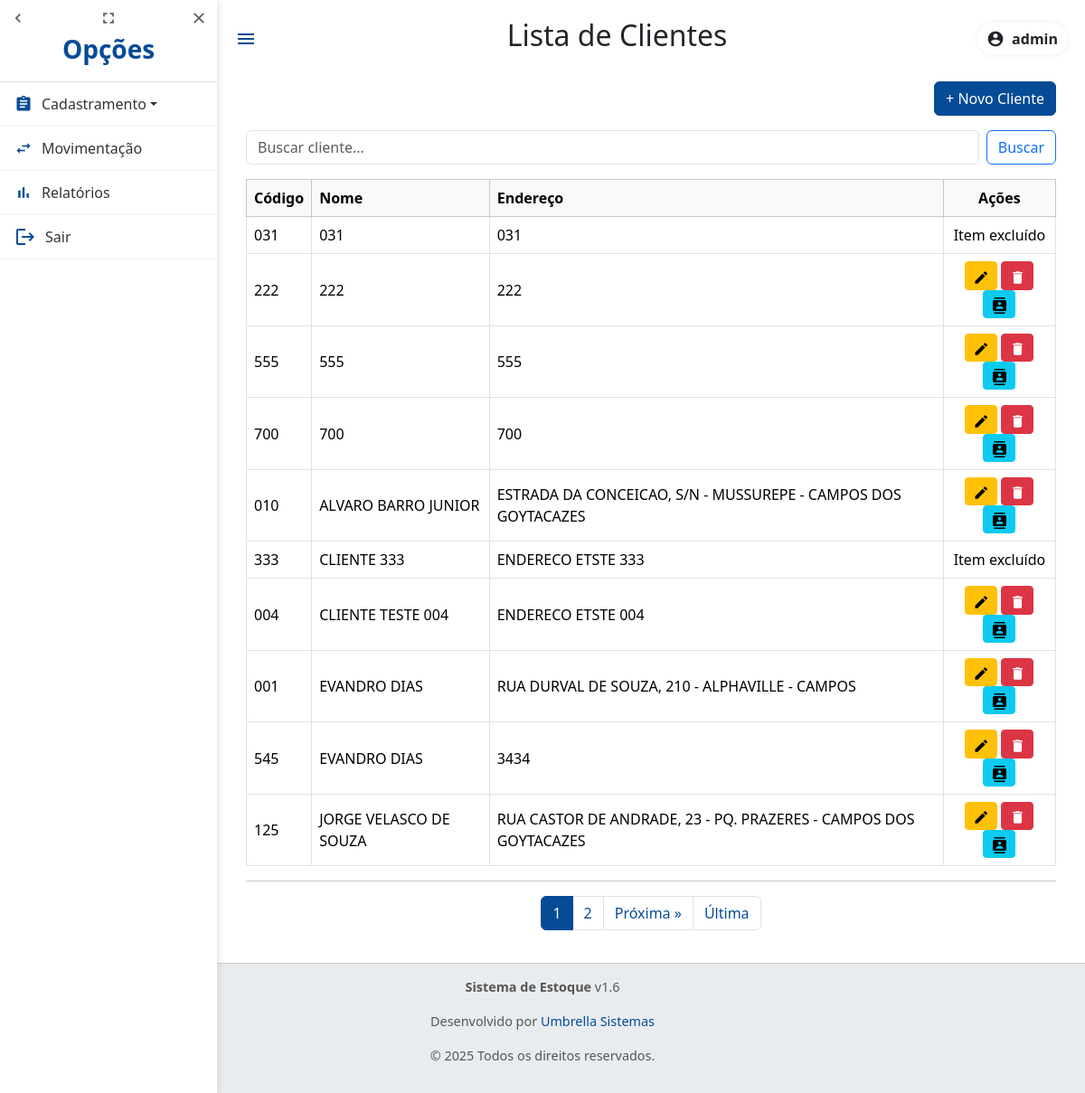
The app's page /clientes/ (signed in) with its own data.
### estoque/models.py (models this page shows, shortened)
class Cliente(models.Model):
    codigo = models.CharField(
        max_length=20,
        unique=True,
        verbose_name="Código"
    )
    nome = models.CharField(
        max_length=255,
        verbose_name="Nome"
    )
    endereco = models.CharField(
        max_length=255,
        verbose_name="Endereco",
        help_text="Endereço completo (Lograduro, N.Imovel, Bairro, Cidade, CEP)"
    )
    is_excluido = models.BooleanField(
        default=False,
        verbose_name="Excluído"
    )
    class Meta:
        verbose_name = "Cliente"
        verbose_name_plural = "Clientes"
        ordering = ['nome']

### estoque/views.py (the view)
# urls.py: path('clientes/', views.cliente_list, name='cliente_list'),
@login_required(login_url='login')
def cliente_list(request):
    query = request.GET.get('q')
    clientes = Cliente.objects.order_by('nome')
    if query:
        clientes = clientes.filter(nome__icontains=query)
    paginator = Paginator(clientes, 10)  # 10 produtos por página
    page_number = request.GET.get('page')
    clientes = paginator.get_page(page_number)
    return render(request, 'cliente_list.html', {'clientes': clientes})

### templates/cliente_list.html (shortened to what this page needs)
{% extends 'base.html' %}
{% block page_title %}Lista de Clientes{% endblock %}
{% block content %}
<div class="container mt-4">
    <div class="mb-3 text-end">
        <a href="{% url 'cliente_create' %}" class="btn btn-primary">+ Novo Cliente</a>
    </div>
    <form method="get" class="mb-3 d-flex" role="search">
        <input type="text" name="q" class="form-control me-2" placeholder="Buscar cliente..." value="{{ request.GET.q }}">
        <button type="submit" class="btn btn-outline-primary">Buscar</button>
    </form>
    <div class="table-responsive">
        <table class="table table-hover table-bordered align-middle">
            <thead class="table-light">
                <tr>
                    <th>Código</th>
                    <th>Nome</th>
                    <th>Endereço</th>
                    <th class="text-center">Ações</th>
                </tr>
            </thead>
            <tbody>
                {% for cliente in clientes %}
                    <tr>
                        <td>{{ cliente.codigo }}</td>
                        <td>{{ cliente.nome }}</td>
                        <td>{{ cliente.endereco }}</td>
                        <td class="text-center">
                            {% if not cliente.is_excluido %}
                                <a href="{% url 'cliente_update' cliente.pk %}" class="btn btn-sm btn-warning" title="Editar">
                                    <span class="material-icons">edit</span>
                                </a>
                                <a href="{% url 'cliente_delete' cliente.pk %}" class="btn btn-sm btn-danger" title="Excluir">
                                    <span class="material-icons">delete</span>
                                </a>
                                <button class="btn btn-sm btn-info ver-contatos" data-id="{{ cliente.pk }}" title="Ver Contatos">
                                    <span class="material-icons">contacts</span>
                                </button>
                            {% else %}
                                Item excluído
                            {% endif %}
                        </td>
                    </tr>
                {% empty %}
                    <tr><td colspan="4" class="text-center">Nenhum cliente cadastrado.</td></tr>
                {% endfor %}
            </tbody>
        </table>
        <hr>
        {% if clientes.has_other_pages %}
            <nav aria-label="Navegação de páginas">
            <ul class="pagination justify-content-center">
                {% for num in clientes.paginator.page_range %}
                {% if clientes.number == num %}
                    <li class="page-item active"><span class="page-link">{{ num }}</span></li>
                {% elif num > clientes.number|add:'-3' and num < clientes.number|add:'3' %}
                    <li class="page-item"><a class="page-link" href="?page={{ num }}{% if request.GET.q %}&q={{ request.GET.q }}{% endif %}">{{ num }}</a></li>
                {% endif %}
                {% endfor %}
                {% if clientes.has_next %}
                <li class="page-item">
                    <a class="page-link" href="?page={{ clientes.next_page_number }}{% if request.GET.q %}&q={{ request.GET.q }}{% endif %}">Próxima &raquo;</a>
                </li>
                <li class="page-item">
                    <a class="page-link" href="?page={{ clientes.paginator.num_pages }}{% if request.GET.q %}&q={{ request.GET.q }}{% endif %}">Última</a>
                </li>
                {% endif %}
            </ul>
            </nav>
        {% endif %}
    </div>
</div>
{% endblock %}

### templates/base.html (shortened to what this page needs)
{% load static %}
<!DOCTYPE html>
<html lang="pt-BR">
<head>
    <link rel="stylesheet" href="{% static 'css/style.css' %}">
    <link href="https://cdn.jsdelivr.net/npm/bootstrap@5.3.2/dist/css/bootstrap.min.css" rel="stylesheet">
</head>
<body>
<nav id="sidebar" class="sidebar">
    <div class="sidebar-header">
        <div class="menu-buttons">
            <span class="material-icons" onclick="toggleSidebar()">chevron_left</span>
            <span class="material-icons" onclick="expandSidebar()">fullscreen</span>
            <span class="material-icons" onclick="closeSidebar()">close</span>
        </div>
        <h3 class="logo-text">Opções</h3>
    </div>
    <ul class="menu">
        <li class="dropdown">
            <a href="#" class="dropdown-toggle" data-bs-toggle="dropdown">
                <span class="material-icons">assignment</span> Cadastramento
            </a>
        </li>
        <li>
            <a href="{% url 'produto_list' %}"><span class="material-icons">swap_horiz</span> Movimentação</a>
        </li>
        <li>
            <a href="{% url 'produto_list' %}"><span class="material-icons">bar_chart</span> Relatórios</a>
        </li>
        <li>
            <form method="post" action="{% url 'logout' %}" class="d-flex">
                <button type="submit" class="btn-logout">
                    <span class="material-icons">logout</span> Sair
                </button>
            </form>
        </li>
    </ul>
</nav>
<div class="content">
    <header class="app-header">
        <span class="material-icons hamburger" onclick="toggleSidebar()">menu</span>
        <h2>{% block page_title %}{% endblock %}</h2>
        <div class="user-bar">
            {% if request.user.is_authenticated %}
                <div class="user-chip">
                    <span class="material-icons">account_circle</span>
                    <span class="user-name">
                        {{ request.user.get_full_name|default:request.user.username }}
                    </span>
                </div>
            {% else %}
                <a href="{% url 'login' %}" class="btn btn-sm btn-primary">Entrar</a>
            {% endif %}
        </div>
    </header>
    <main>
        {% block content %}{% endblock %}
    </main>
</div>
<footer class="main-footer">
    <p><strong>Sistema de Estoque</strong> v1.6</p>
    <p>Desenvolvido por <a href="https://www.suaempresa.com.br" target="_blank">Umbrella Sistemas</a></p>
    <p>&copy; 2025 Todos os direitos reservados.</p>
</footer>
</body>
</html>

### static/css/style.css (style rules this page uses)
body { margin: 0; font-family: "Segoe UI", Arial, sans-serif; background-color: #f8f9fa; }
.sidebar { position: fixed; top: 0; left: 0; width: 240px; height: 100%; background: #ffffff; box-shadow: 2px 0 8px rgba(0,0,0,0.1); transition: width 0.3s ease, transform 0.3s ease; z-index: 1000; display: flex; flex-direction: column; }
.sidebar-header { padding: 10px; border-bottom: 1px solid #ddd; display: flex; flex-direction: column; align-items: center; }
.menu-buttons { display: flex; justify-content: space-between; width: 100%; }
.menu-buttons .material-icons { cursor: pointer; font-size: 20px; color: #555; transition: color 0.2s; }
.logo-text { margin-top: 8px; font-weight: bold; color: #054b96; }
.menu { list-style: none; padding: 0; margin: 0; flex: 1; }
.menu li { border-bottom: 1px solid #f0f0f0; }
.menu li a { display: flex; align-items: center; padding: 12px 16px; text-decoration: none; color: #333; font-weight: 500; transition: background 0.2s ease; }
.menu li a .material-icons { margin-right: 10px; font-size: 20px; color: #054b96; }
.content { margin-left: 240px; transition: margin-left 0.3s ease; padding: 20px; }
.hamburger { display: none; font-size: 28px; background: none; border: none; cursor: pointer; color: #054b96; }
.btn-primary { background-color: #054b96 !important; border-color: #054b96 !important; color: white !important; }
.btn-logout { background: none; border: none; padding: 12px 16px; font: inherit; color: #333; cursor: pointer; display: flex; align-items: center; width: 100%; text-align: left; }
.btn-logout .material-icons { margin-right: 10px; color: #054b96; }
.btn .material-icons { font-size: 18px; vertical-align: middle; line-height: 1; }
.pagination .page-item.active .page-link { background-color: #054b96; border-color: #054b96; color: white; }
.pagination .page-link { color: #054b96; }
html, body { height: 100%; }
body { display: flex; flex-direction: column; }
.content { flex: 1; }
.main-footer { padding: 15px; text-align: center; border-top: 1px solid #ccc; font-size: 0.9em; color: #555; background-color: #e9ecef; }
.main-footer a { color: #054b96; text-decoration: none; }
.app-header { display: flex; align-items: center; justify-content: space-between; gap: .75rem; }
.user-bar { display: flex; align-items: center; }
.user-chip { display: flex; align-items: center; gap: .5rem; background: #fff; padding: 6px 10px; border-radius: 999px; box-shadow: 0 0 6px rgba(0,0,0,0.08); }
.user-chip .material-icons { font-size: 20px; }
.user-name { font-weight: 600; }

### records on screen
Cliente: codigo "031", nome "031", endereco "031", is_excluido "Item excluído"
Cliente: codigo "222", nome "222", endereco "222"
Cliente: codigo "555", nome "555", endereco "555"
Cliente: codigo "700", nome "700", endereco "700"
Cliente: codigo "010", nome "ALVARO BARRO JUNIOR", endereco "ESTRADA DA CONCEICAO, S/N - MUSSUREPE - CAMPOS DOS GOYTACAZES"
Cliente: codigo "333", nome "CLIENTE 333", endereco "ENDERECO ETSTE 333", is_excluido "Item excluído"
Cliente: codigo "004", nome "CLIENTE TESTE 004", endereco "ENDERECO ETSTE 004"
Cliente: codigo "001", nome "EVANDRO DIAS", endereco "RUA DURVAL DE SOUZA, 210 - ALPHAVILLE - CAMPOS"
Cliente: codigo "545", nome "EVANDRO DIAS", endereco "3434"
Cliente: codigo "125", nome "JORGE VELASCO DE SOUZA", endereco "RUA CASTOR DE ANDRADE, 23 - PQ. PRAZERES - CAMPOS DOS GOYTACAZES"

### other values on screen
{{ request.user.get_full_name|default:request.user.username }} "admin"
{{ num }} "1"
{{ num }} "2"
